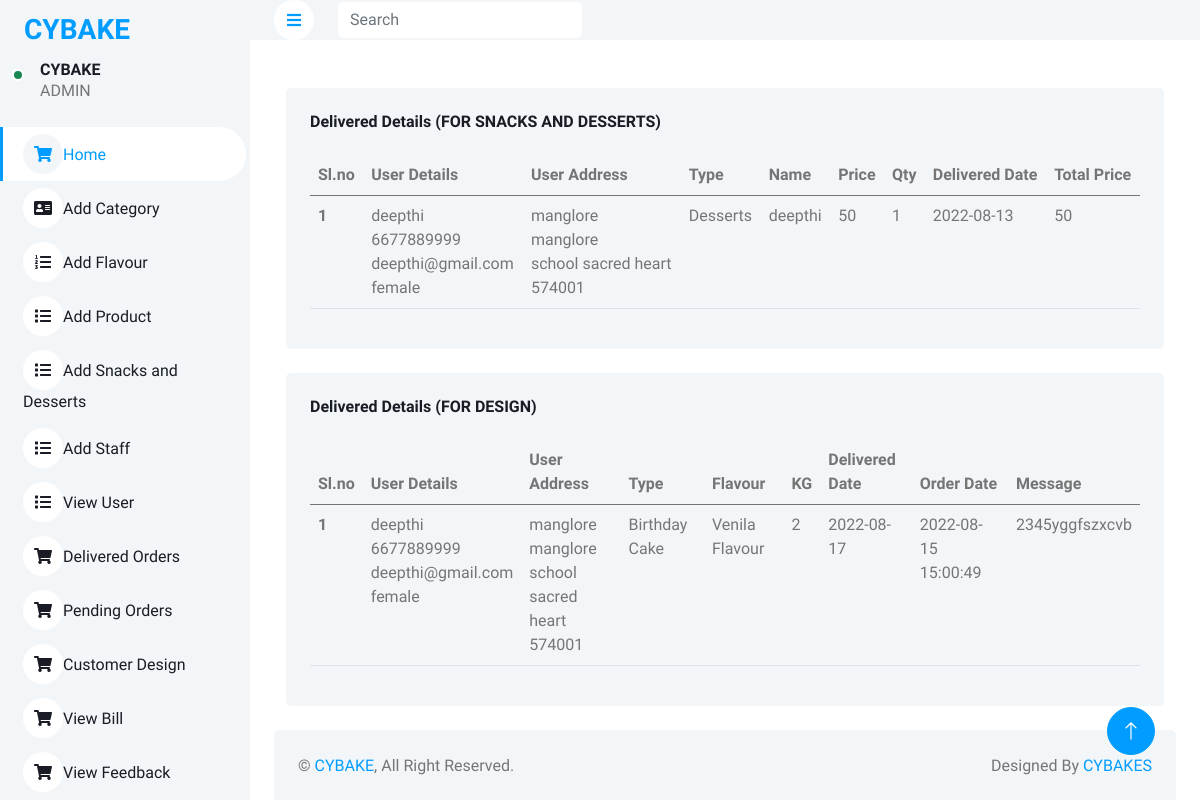
/admin/delivered.php, run on the app's committed database.
### tables this page shows
CREATE TABLE `snackorder` (
  `oid` int(100) NOT NULL,
  `pid` varchar(100) NOT NULL,
  `qty` varchar(100) NOT NULL,
  `userid` varchar(100) NOT NULL,
  `date` varchar(100) NOT NULL,
  `status` varchar(100) NOT NULL,
  `deliver` varchar(100) NOT NULL
);

CREATE TABLE `userreg` (
  `id` int(100) NOT NULL,
  `name` varchar(1000) NOT NULL,
  `address` varchar(1000) NOT NULL,
  `city` varchar(100) NOT NULL,
  `pincode` varchar(100) NOT NULL,
  `landmark` varchar(100) NOT NULL,
  `phone` varchar(1000) NOT NULL,
  `gender` varchar(500) NOT NULL,
  `email` varchar(1000) NOT NULL,
  `password` varchar(200) NOT NULL
);

CREATE TABLE `snacks` (
  `id` int(100) NOT NULL,
  `type` varchar(100) NOT NULL,
  `name` varchar(1000) NOT NULL,
  `price` varchar(100) NOT NULL,
  `descr` varchar(1000) NOT NULL,
  `image` varchar(100) NOT NULL
);

CREATE TABLE `designorder` (
  `id` int(100) NOT NULL,
  `pid` varchar(100) NOT NULL,
  `type` varchar(100) NOT NULL,
  `flavour` varchar(100) NOT NULL,
  `kg` varchar(100) NOT NULL,
  `date` varchar(100) NOT NULL,
  `orderdate` timestamp NOT NULL DEFAULT current_timestamp() ON UPDATE current_timestamp(),
  `message` varchar(1000) NOT NULL,
  `userid` varchar(100) NOT NULL,
  `status` varchar(100) NOT NULL,
  `deliver` varchar(1000) NOT NULL
);

### admin/delivered.php (the view, shortened to what this page needs)
<!DOCTYPE html>
<html lang="en">
<head>
    <link href="https://cdnjs.cloudflare.com/ajax/libs/font-awesome/5.10.0/css/all.min.css" rel="stylesheet">
    <link href="https://cdn.jsdelivr.net/npm/bootstrap-icons@1.4.1/font/bootstrap-icons.css" rel="stylesheet">
    <link href="lib/owlcarousel/assets/owl.carousel.min.css" rel="stylesheet">
    <link href="lib/tempusdominus/css/tempusdominus-bootstrap-4.min.css" rel="stylesheet" />
    <link href="css/bootstrap.min.css" rel="stylesheet">
    <link href="css/style.css" rel="stylesheet">
</head>
<body>
<?php include 'header.php'; ?>
 <div class="container-fluid pt-4 px-4">
                <div class="row g-4">
								 <div class="container-fluid pt-4 px-4">
									<div class="row g-4">
										<div class="col-12">
											<div class="bg-light rounded h-100 p-4">
												<h6 class="mb-4">Delivered Details (FOR SNACKS AND DESSERTS)</h6>
												<div class="table-responsive">
													<table class="table">
														<thead>
															<tr>
																<th scope="col">Sl.no</th>
																<th scope="col">User Details</th>
																<th scope="col">User Address</th>
																<th scope="col">Type</th>
																<th scope="col">Name</th>
																<th scope="col">Price</th>
																<th scope="col">Qty</th>
																<th scope="col">Delivered Date</th>
																<th scope="col">Total Price</th>
															</tr>
														</thead>
														<tbody>
														<?php
									include 'config.php';
									$sql1 = "SELECT snackorder.oid, snackorder.pid, snackorder.qty, snackorder.userid, snackorder.date,  snacks.id, snacks.type, snacks.name, snacks.price, snacks.descr, snacks.image, userreg.name,  userreg.address, userreg.city, userreg.pincode, userreg.landmark, userreg.phone, userreg.gender, userreg.email, snackorder.status FROM snackorder INNER JOIN snacks ON snackorder.pid=snacks.id INNER JOIN userreg on snackorder.userid=userreg.email where snackorder.deliver ='Delivered'";
									$result1 = mysqli_query($con,$sql1);
									$num1=mysqlI_num_rows($result1);
									$sl=0;
									if($num1 > 0)
									{
									while($row1 = mysqli_fetch_array($result1))
									{
									$sl+=1;
									$qty=$row1[2];
									$date=$row1[4];
									$type=$row1[6];
									$price=$row1[8];
									$name=$row1[11];
									$address=$row1[12];
									$city=$row1[13];
									$pincode=$row1[14];
									$landmark=$row1[15];
									$phone=$row1[16];
									$gender=$row1[17];
									$email=$row1[18];
									$total=$qty*$price;
									?>
								<tr>
									<th scope="row"><?php echo $sl;?></th>
									<td><?php echo $name; ?><br><?php echo $phone; ?><br><?php echo $email; ?><br><?php echo $gender; ?><br></td>
									<td><?php echo $address; ?><br><?php echo $city; ?><br><?php echo $landmark; ?><br><?php echo $pincode; ?></td>
									<td><?php echo $type; ?></td>
									<td><?php echo $name; ?></td>
									<td><?php echo $price; ?></td>
									<td><?php echo $qty; ?></td>
									<td><?php echo $date; ?></td>
									<td><?php echo $total; ?></td>
								</tr>
								<?php
									}
								}
								?>
														</tbody>
													</table>
												</div>
											</div>
										</div>
									</div>
								</div>
								</div>
								<div class="row g-4">
								 <div class="container-fluid pt-4 px-4">
									<div class="row g-4">
										<div class="col-12">
											<div class="bg-light rounded h-100 p-4">
												<h6 class="mb-4">Delivered Details (FOR DESIGN)</h6>
												<div class="table-responsive">
													<table class="table">
														<thead>
															<tr>
																<th scope="col">Sl.no</th>
												<th scope="col">User Details</th>
												<th scope="col">User Address</th>
												<th scope="col">Type</th>
												<th scope="col">Flavour</th>
												<th scope="col">KG</th>
												<th scope="col">Delivered Date</th>
												<th scope="col">Order Date</th>
												<th scope="col">Message</th>
															</tr>
														</thead>
														<tbody>
														<?php
									include 'config.php';
									$sql1 = "SELECT designorder.*, userreg.* FROM designorder INNER JOIN userreg ON designorder.userid=userreg.email where designorder.deliver ='Delivered'";
									$result1 = mysqli_query($con,$sql1);
									$num1=mysqlI_num_rows($result1);
									$sl=0;
									if($num1 > 0)
									{
									while($row1 = mysqli_fetch_array($result1))
									{
									$sl+=1;
									$type=$row1['type'];
									$flavour=$row1['flavour'];
									$kg=$row1['kg'];
									$date=$row1['date'];
									$orderdate=$row1['orderdate'];
									$msg=$row1['message'];
									$name=$row1['name'];
									$addr=$row1['address'];
									$city=$row1['city'];
									$pincode=$row1['pincode'];
									$landmark=$row1['landmark'];
									$phone=$row1['phone'];
									$gender=$row1['gender'];
									$email=$row1['email'];
									?>
								<tr>
									<th scope="row"><?php echo $sl;?></th>
									<td><?php echo $name; ?><br><?php echo $phone; ?><br><?php echo $email; ?><br><?php echo $gender; ?><br></td>
									<td><?php echo $addr; ?><br><?php echo $city; ?><br><?php echo $landmark; ?><br><?php echo $pincode; ?></td>
									<td><?php echo $type; ?></td>
									<td><?php echo $flavour; ?></td>
									<td><?php echo $kg; ?></td>
									<td><?php echo $date; ?></td>
									<td><?php echo $orderdate; ?></td>
									<td><?php echo $msg; ?></td>
									</tr>
									<?php
									}
								}
								?>
														</tbody>
													</table>
												</div>
											</div>
										</div>
									</div>
								</div>
								</div>
                        </div>
            <?php include 'footer.php' ;?>
        </div>
        <a href="#" class="btn btn-lg btn-primary btn-lg-square back-to-top"><i class="bi bi-arrow-up"></i></a>
    </div>
</body>
</html>

### admin/css/style.css (style rules this page uses)
:root { --primary: #009CFF; --light: #F3F6F9; --dark: #191C24; }
.back-to-top { position: fixed; display: none; right: 45px; bottom: 45px; z-index: 99; }
.btn { transition: .5s; }
.btn.btn-primary { color: #FFFFFF; }
.btn-lg-square { width: 48px; height: 48px; }
.btn-square, .btn-sm-square, .btn-lg-square { padding: 0; display: inline-flex; align-items: center; justify-content: center; font-weight: normal; border-radius: 50px; }

### data on the page
snackorder: userreg.name "deepthi", userreg.phone "6677889999", userreg.email "deepthi@gmail.com", userreg.gender "female", userreg.address "manglore", userreg.city "manglore", userreg.landmark "school sacred heart", userreg.pincode "574001", snacks.type "Desserts", snacks.price "50", qty "1", date "2022-08-13"
designorder: userreg.name "deepthi", userreg.phone "6677889999", userreg.email "deepthi@gmail.com", userreg.gender "female", userreg.address "manglore", userreg.city "manglore", userreg.landmark "school sacred heart", userreg.pincode "574001", type "Birthday Cake", flavour "Venila Flavour", kg "2", date "2022-08-17", orderdate "2022-08-15 15:00:49", message "2345yggfszxcvb"
